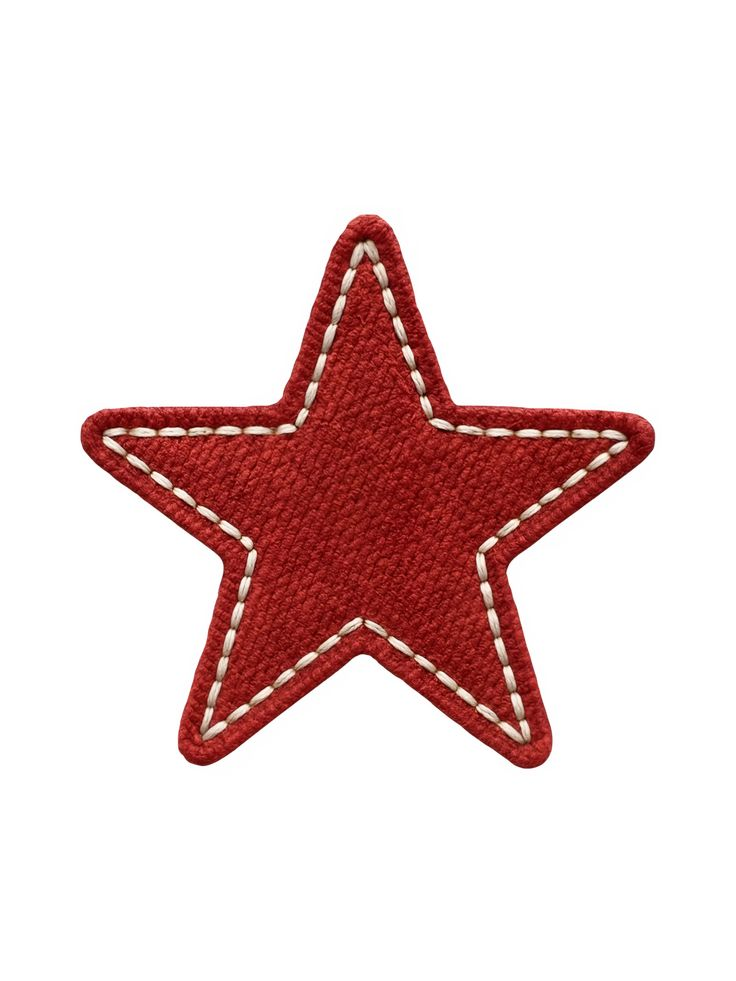
#> input picture assets/bingkai1.jpeg, 736 x 981 px
$ python -i photobooth.py   (imports and definitions only)
#> lines starting #> are read from the running program, lines starting #| are printed output that depends on the picture
#> further down, picture is the input picture: shape (981, 736, 3); mean B, G, R 212.6, 213.3, 233.5
import os
os.environ["QT_QPA_PLATFORM"] = "xcb"

import cv2
import numpy as np
import time
import pygame
import random
from datetime import datetime

# [1 line not run here, left out]

# [5 lines left out: function draw_text_center, not called in this run]

def apply_beauty_filter(frame):
    smooth = cv2.bilateralFilter(frame, 9, 75, 75)
    lab = cv2.cvtColor(smooth, cv2.COLOR_BGR2LAB)
#> lab: shape (981, 736, 3); mean of channels 0, 1, 2 222.2, 136.2, 133.7
    l, a, b = cv2.split(lab)
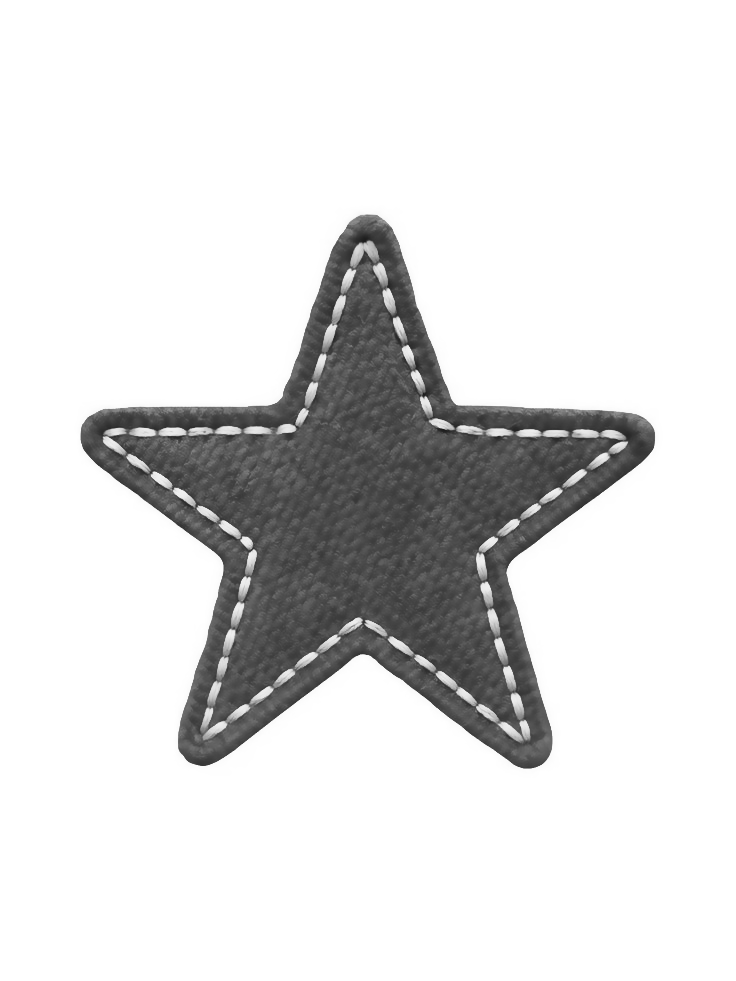
#> l: shape (981, 736); min 27, max 255, mean 222.2
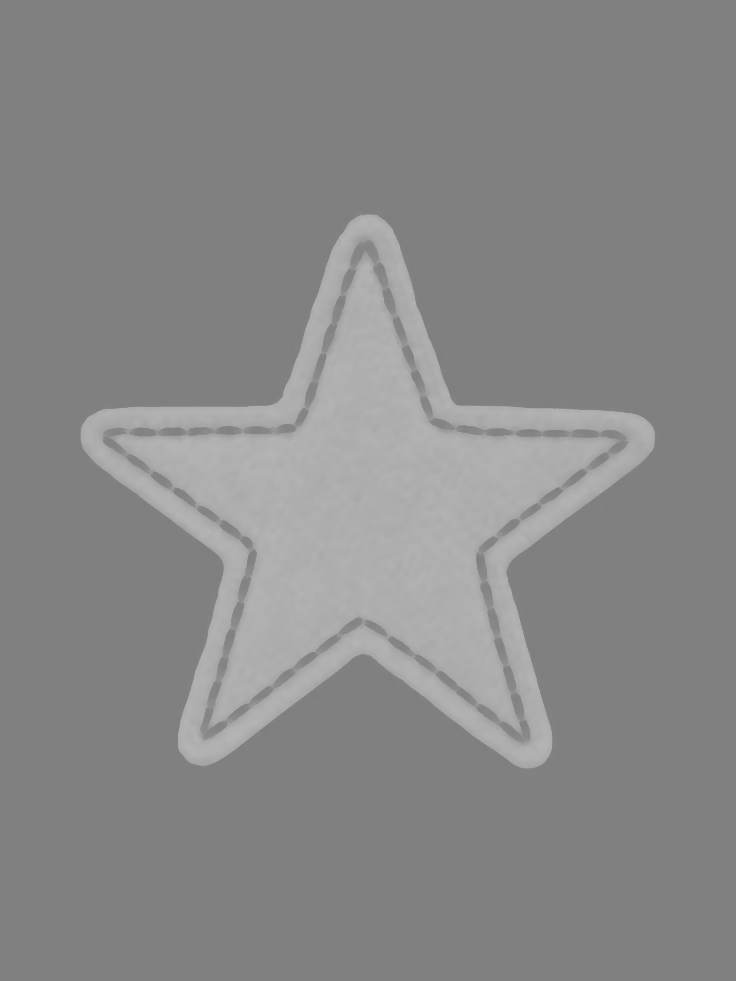
#> a: shape (981, 736); min 126, max 182, mean 136.2
    clahe = cv2.createCLAHE(clipLimit=1.5, tileGridSize=(8, 8))
    l = clahe.apply(l)
    merged = cv2.merge((l, a, b))
#> merged: shape (981, 736, 3); mean of channels 0, 1, 2 222.7, 136.2, 133.7
    result = cv2.cvtColor(merged, cv2.COLOR_LAB2BGR)
    return result

# [177 lines left out: functions overlay_image, main, not called in this run]

# [2 lines not run here, left out]

>>> import cv2
>>> picture = cv2.imread('assets/bingkai1.jpeg')
>>> result = apply_beauty_filter(picture)

$ run again, on assets/bingkai4.jpeg
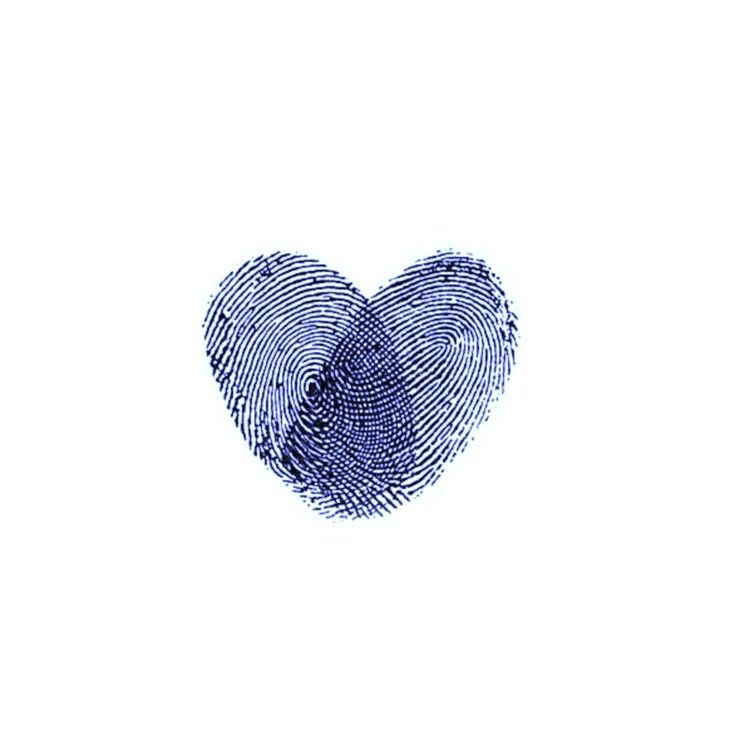
#> input picture assets/bingkai4.jpeg, 736 x 736 px
#> picture is the input picture: shape (736, 736, 3); mean B, G, R 245.3, 240.9, 239.6
#> lab: shape (736, 736, 3); mean of channels 0, 1, 2 241.7, 128.7, 125.4
#> in apply_beauty_filter, `l, a, b = cv2.split(lab)`:
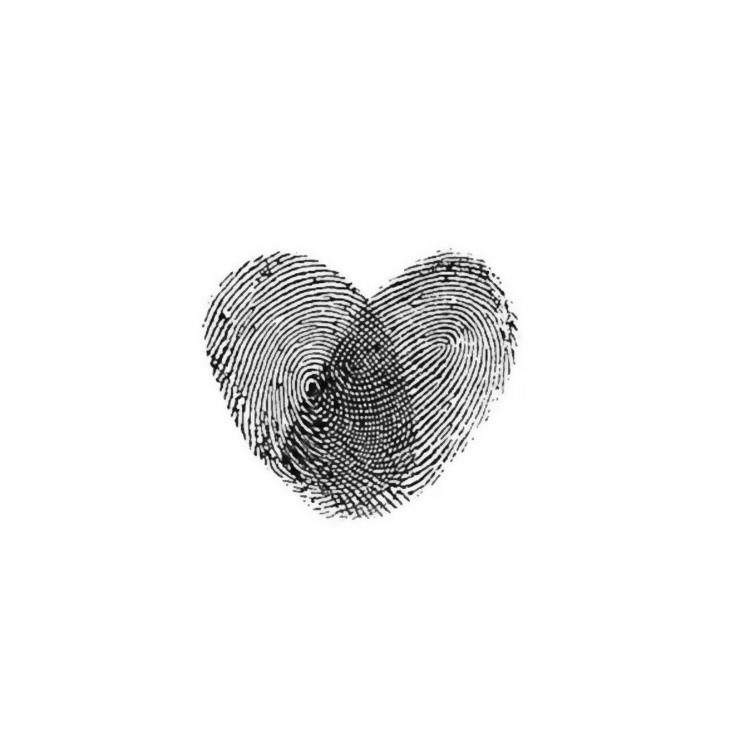
#> l: shape (736, 736); min 9, max 255, mean 241.7
#> in apply_beauty_filter, `l, a, b = cv2.split(lab)`:
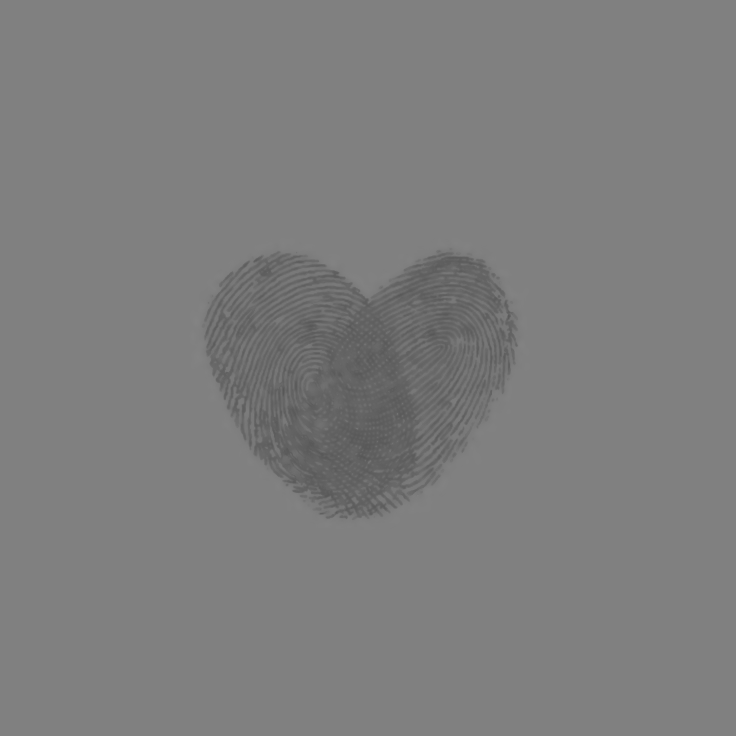
#> b: shape (736, 736); min 87, max 131, mean 125.4
#> merged: shape (736, 736, 3); mean of channels 0, 1, 2 240.8, 128.7, 125.4

$ run again, on assets/bingkai5.jpeg
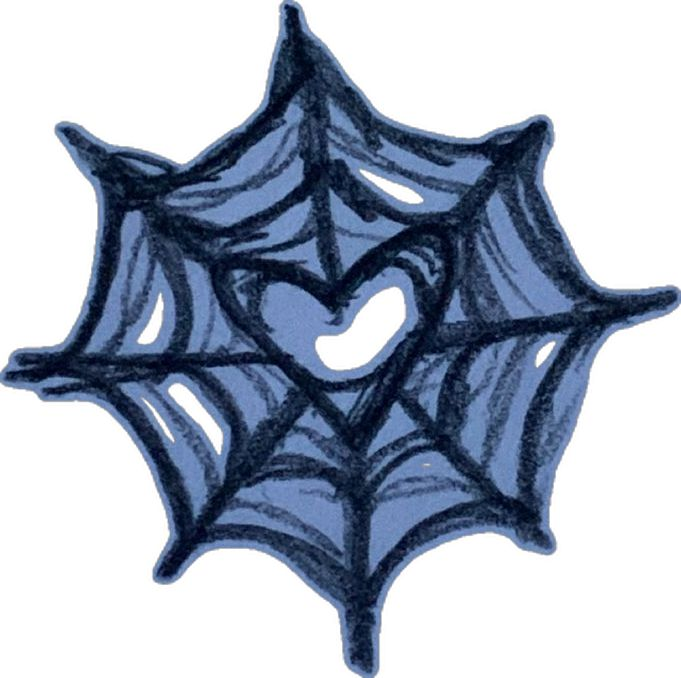
#> input picture assets/bingkai5.jpeg, 681 x 678 px
#> picture is the input picture: shape (678, 681, 3); mean B, G, R 190.6, 175.1, 166
#> lab: shape (678, 681, 3); mean of channels 0, 1, 2 177, 129.2, 118
#> in apply_beauty_filter, `l, a, b = cv2.split(lab)`:
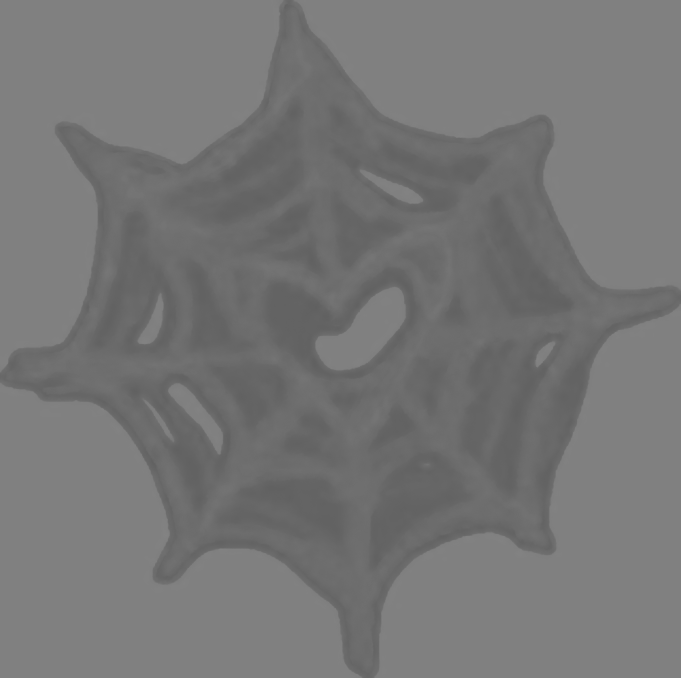
#> b: shape (678, 681); min 96, max 131, mean 118
#> merged: shape (678, 681, 3); mean of channels 0, 1, 2 188.7, 129.2, 118
#> in apply_beauty_filter, `result = cv2.cvtColor(merged, cv2.COLOR_LAB2BGR)`:
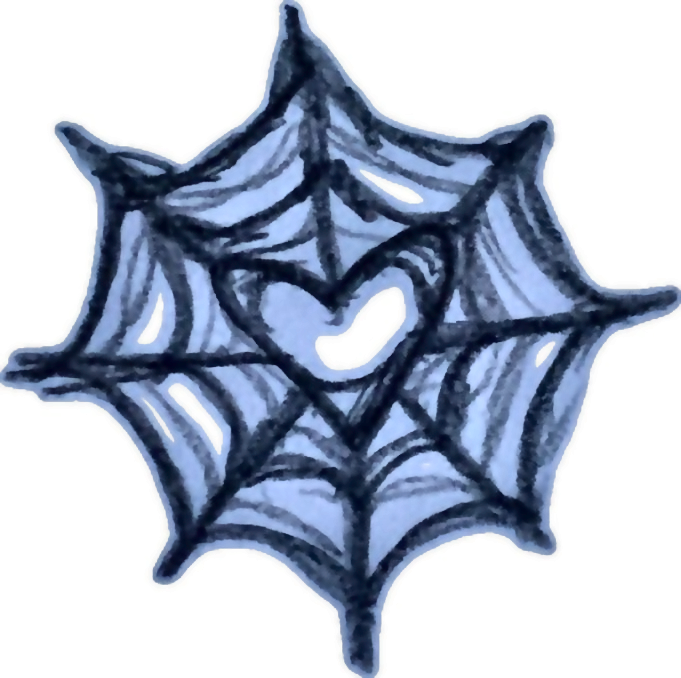
#> result: shape (678, 681, 3); mean B, G, R 202.9, 186.7, 178

$ run again, on assets/bingkai6.jpeg
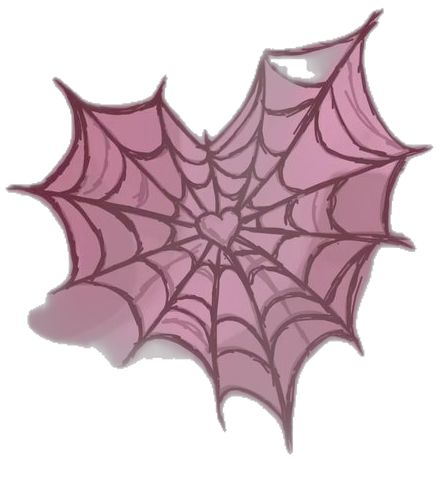
#> input picture assets/bingkai6.jpeg, 440 x 479 px
#> picture is the input picture: shape (479, 440, 3); mean B, G, R 202.4, 194.7, 214.9
#> lab: shape (479, 440, 3); mean of channels 0, 1, 2 204.1, 137.2, 127
#> in apply_beauty_filter, `l, a, b = cv2.split(lab)`:
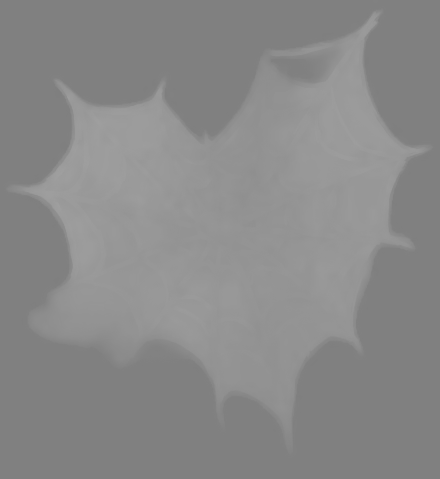
#> a: shape (479, 440); min 127, max 159, mean 137.2
#> merged: shape (479, 440, 3); mean of channels 0, 1, 2 204.6, 137.2, 127
#> in apply_beauty_filter, `result = cv2.cvtColor(merged, cv2.COLOR_LAB2BGR)`:
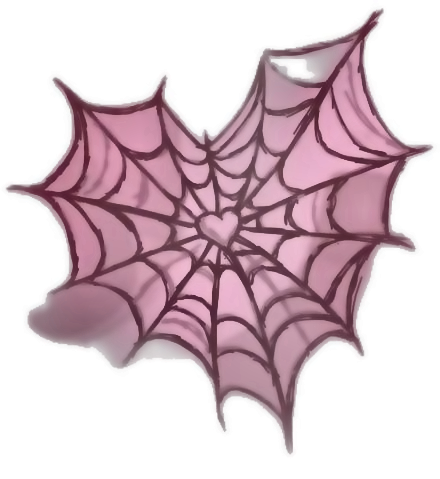
#> result: shape (479, 440, 3); mean B, G, R 203.3, 195.6, 215.9
